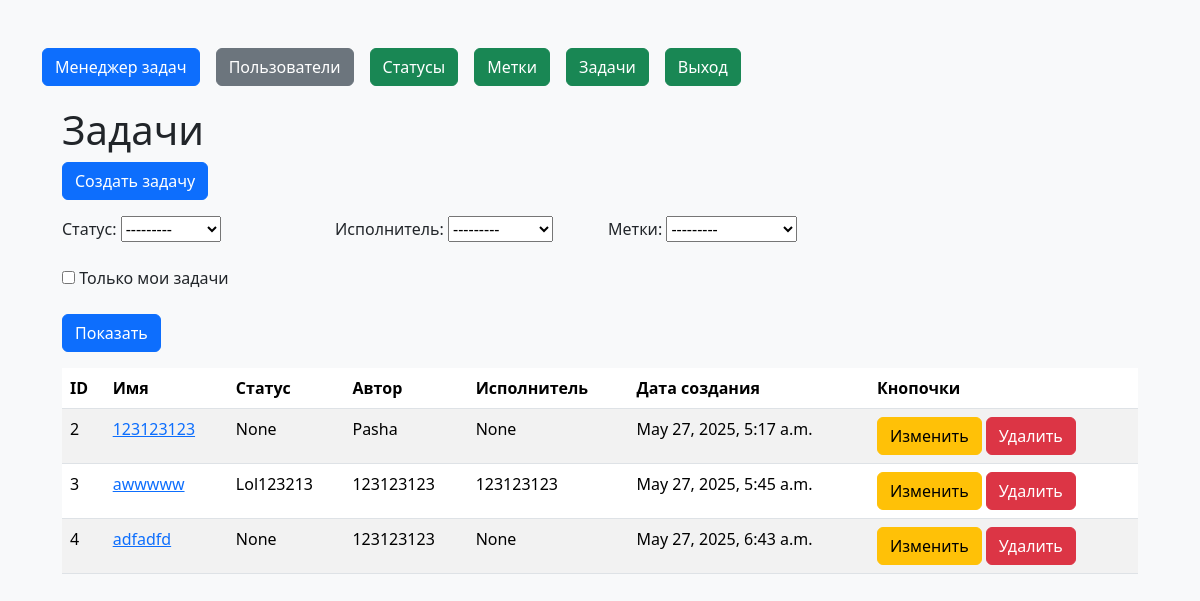
The page /tasks/ (signed in) on the database its author committed.
### tasks/models.py (models this page shows)
class Task(models.Model):
    name = models.CharField(max_length=255)
    status = models.ForeignKey(Status, on_delete=models.CASCADE, null=True, blank=True, related_name='tasks')  # ForeignKey to Statuses model
    author = models.ForeignKey(User, on_delete=models.SET_NULL, null=True, blank=True, related_name='authored_tasks')
    assignee = models.ForeignKey(User, on_delete=models.CASCADE, null=True, blank=True, related_name='tasks')  # Assuming creator is a username
    tags = models.ManyToManyField(Label, blank=True, related_name='tasks')  # Many-to-many relationship  Label
    description = models.TextField(blank=True, null=True)
    created_at = models.DateTimeField(auto_now_add=True)

### statuses/models.py (models this page shows)
class Status(models.Model):
    name = models.CharField(max_length=100, unique=True)
    created_at = models.DateTimeField(auto_now_add=True)
    def __str__(self):
        return self.name

### tasks/views.py (the view)
# urls.py: path('', TaskListView.as_view(), name='task_list'),
class TaskListView(FilterView):
    model = Task
    template_name = 'task_list.html'
    context_object_name = 'task_list'
    filterset_class = TaskFilter
    def dispatch(self, request, *args, **kwargs):
        if not request.user.is_authenticated:
            messages.error(request, 'Вы не авторизованы! Пожалуйста, выполните вход.')
            return redirect('login')
        return super().dispatch(request, *args, **kwargs)

### labels/models.py (called while the page is built)
    def __str__(self):
        return self.name

### tasks/templates/task_list.html (shortened to what this page needs)
{% extends 'base.html' %}
{% block content %}
<h1>Задачи</h1>
<a href="{% url 'task_create' %}" class="btn btn-primary mb-3">Создать задачу</a>
<div class="card-body bg-light mb-3">
    <form method="get">
        <div class="row g-3 align-items-center">
        <div class="col-md-3">
            {{ filter.form.status.label_tag }}
            {{ filter.form.status }}
        </div>
        <div class="col-md-3">
            {{ filter.form.assignee.label_tag }}
            {{ filter.form.assignee }}
        </div>
        <div class="col-md-3">
            {{ filter.form.labels.label_tag }}
            {{ filter.form.labels }}
        </div>
        </div>
        <div class="col-md-2 mt-4">
            {{ filter.form.my_tasks_only }}
            Только мои задачи
        </div>
        <div class="col-md-1 mt-4">
            <button type="submit" class="btn btn-primary">Показать</button>
        </div>
    </form>
</div>
<table class="table table-striped">
    <thead>
        <tr>
            <th>ID</th>
            <th>Имя</th>
            <th>Статус</th>
            <th>Автор</th>
            <th>Исполнитель</th>
            <th>Дата создания</th>
            <th>Кнопочки</th>
        </tr>
    </thead>
    {% if task_list %}
    <tbody>
        {% for task in task_list %}
            <tr>
                <td>{{ task.id }}</td>
                <td><a href="{% url 'task_detail' task.id%}">{{ task.name }}</a></td>
                <td>{{ task.status }}</td>
                <td>{{ task.author }}</td>
                <td>{{ task.assignee }}</td>
                <td>{{ task.created_at }}</td>
                <td>
                    <a href="{% url 'task_update' task.id %}" class="btn btn-warning">Изменить</a>
                    <form action="{% url 'task_delete' task.id %}" method="post" style="display:inline;">
                        <button type="submit" class="btn btn-danger">Удалить</button>
                    </form>
                </td>
            </tr>
        {% empty %}
            <p>No statuses available.</p>
        {% endfor %}
    </tbody>
    {% endif %}
</table>
{% endblock %}

### task_manager/templates/base.html (shortened to what this page needs)
{% load django_bootstrap5 %}
{% load static %}
{% load i18n %}
<!DOCTYPE html>
<html lang="en">
<head>
    {% bootstrap_css %}
</head>
<body class="bg-light">
    <div class="container py-5">
        <div class="d-flex justify-content-left gap-3">
            <a href="{% url 'home' %}" class='btn btn-primary'>Менеджер задач</a>
            <a href="{% url 'user_list' %}" class="btn btn-secondary">Пользователи</a>
            {% if user.is_authenticated %}
                <a href="{% url 'status_list' %}" class="btn btn-success">Статусы</a>
                <a href="{% url 'label_list' %}" class="btn btn-success">Метки</a>
                <a href="{% url 'task_list' %}" class="btn btn-success">Задачи</a>
                <form method="post" action="{% url 'logout' %}">
                    <button class="btn btn-success" type="submit">Выход</button>
                </form>
            {% else %}
                <a href="{% url 'login' %}" class="btn btn-success">Вход</a>
                <a href="{% url 'user_create' %}" class="btn btn-success">Регистрация</a>
            {% endif %}
        </div>
        <div style="margin: 20px;">
            {% block content %}{% endblock %}
        </div>
    </div>
</body>
</html>

### rows shown on the page
Task: id "2", name "123123123", status "None", author "Pasha", assignee "None", created_at "May 27, 2025, 5:17 a.m."
Task: id "3", name "awwwww", status "Lol123213", author "123123123", assignee "123123123", created_at "May 27, 2025, 5:45 a.m."
Task: id "4", name "adfadfd", status "None", author "123123123", assignee "None", created_at "May 27, 2025, 6:43 a.m."

### other values the page prints
{{ filter.form.status.label_tag }} "Статус:"
{{ filter.form.assignee.label_tag }} "Исполнитель:"
{{ filter.form.labels.label_tag }} "Метки:"
